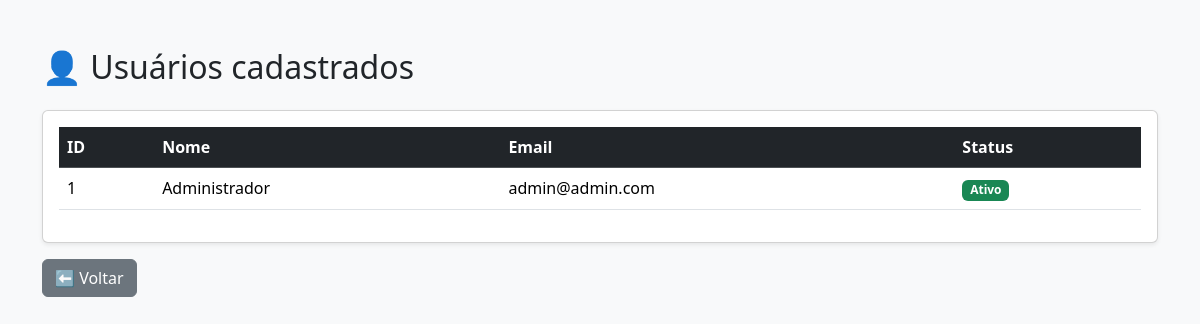
Before: /usuarios (signed in) with the older database file.
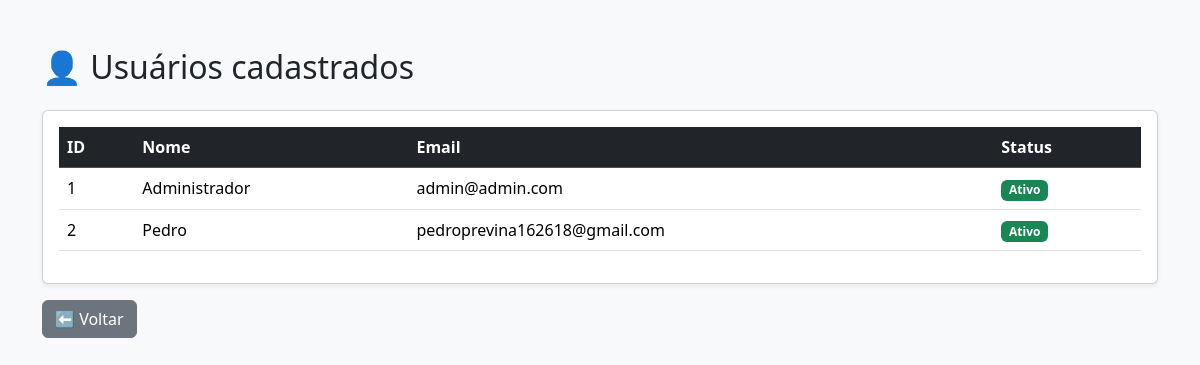
After: the same page with the newer database file.
### backend.py (models this page shows, shortened)
class Usuario(UserMixin, db.Model):
    __tablename__ = "usuarios"
    id = db.Column(db.Integer, primary_key=True)
    nome = db.Column(db.String(120), nullable=False)
    email = db.Column(db.String(150), unique=True, nullable=False)
    senha_hash = db.Column(db.String(255), nullable=False)
    ativo = db.Column(db.Boolean, default=True, nullable=False)
    criado_em = db.Column(db.DateTime, default=datetime.utcnow)

### backend.py (the view)
@app.route("/usuarios")
@login_required
def listar_usuarios():
    usuarios = Usuario.query.all()
    return render_template("usuarios.html", usuarios=usuarios)

### backend.py (called while the page is built)
@login_manager.user_loader
def load_user(user_id):
    try:
        return db.session.get(Usuario, int(user_id))
    except (TypeError, ValueError):
        return None

### templates/usuarios.html (shortened to what this page needs)
<!DOCTYPE html>
<html lang="pt-BR">
<head>
    <link href="https://cdn.jsdelivr.net/npm/bootstrap@5.3.3/dist/css/bootstrap.min.css" rel="stylesheet">
</head>
<body class="bg-light">
<div class="container mt-5">
    <h2 class="mb-4">👤 Usuários cadastrados</h2>
    <div class="card shadow-sm">
        <div class="card-body">
            <table class="table table-hover align-middle">
                <thead class="table-dark">
                    <tr>
                        <th>ID</th>
                        <th>Nome</th>
                        <th>Email</th>
                        <th>Status</th>
                    </tr>
                </thead>
                <tbody>
                    {% for u in usuarios %}
                    <tr>
                        <td>{{ u.id }}</td>
                        <td>{{ u.nome }}</td>
                        <td>{{ u.email }}</td>
                        <td>
                            {% if u.ativo %}
                                <span class="badge bg-success">Ativo</span>
                            {% else %}
                                <span class="badge bg-danger">Inativo</span>
                            {% endif %}
                        </td>
                    </tr>
                    {% endfor %}
                </tbody>
            </table>
        </div>
    </div>
    <a href="{{ url_for('index') }}" class="btn btn-secondary mt-3">
        ⬅ Voltar
    </a>
</div>
</body>
</html>

Changed rows visible on the page:
added Usuario: id "2", nome "Pedro", email "pedroprevina162618@gmail.com", ativo "Ativo"
